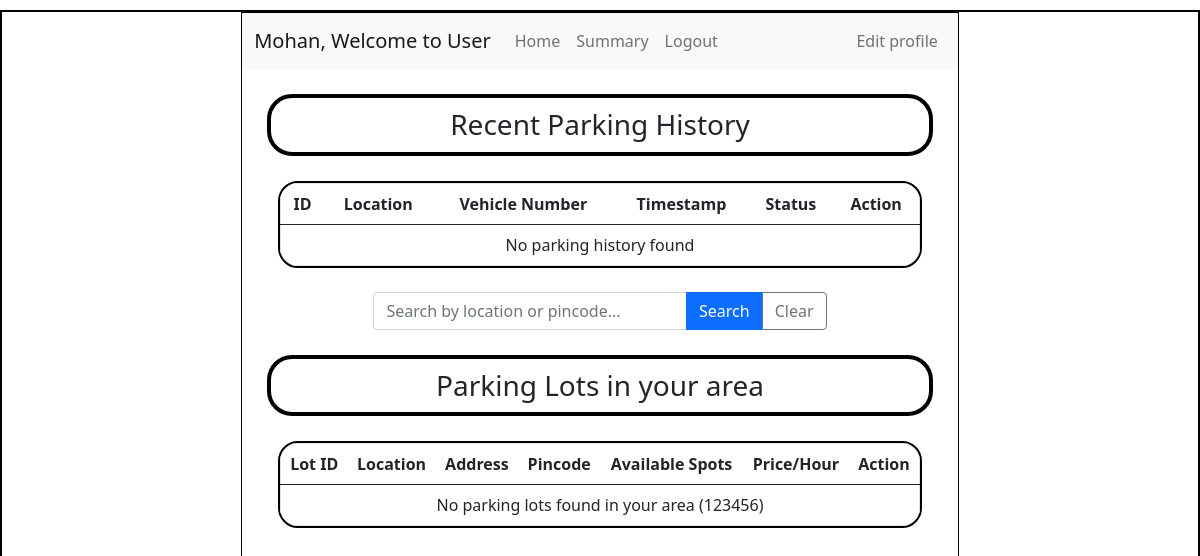
/user_dashboard/2, run on an earlier commit of the app's database.
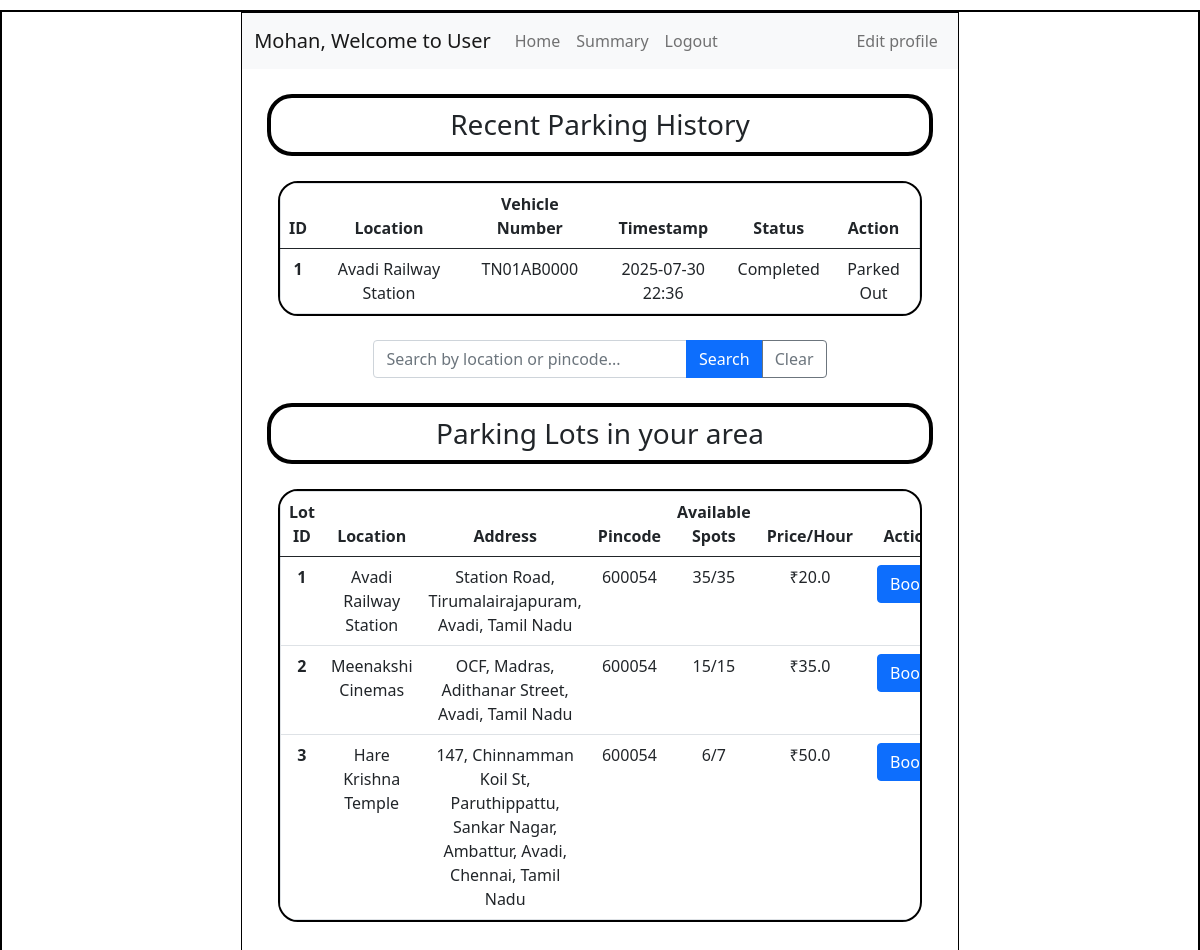
And on a later commit of the database.
### application/models.py (models this page shows)
class User(db.Model):
    id = db.Column(db.Integer, primary_key=True)
    first_name = db.Column(db.String(), nullable=False)
    last_name = db.Column(db.String(), nullable=False)
    email = db.Column(db.String(), unique=True, nullable=False)
    pwd = db.Column(db.String(), nullable=False)
    vehicle_reg = db.Column(db.String(), unique=True, nullable=False)
    address = db.Column(db.String(), nullable=False)
    pincode = db.Column(db.String(), nullable=False)
    phone_number = db.Column(db.String(), unique=True, nullable=False)
    gender = db.Column(db.String())
    age = db.Column(db.Integer)
    type = db.Column(db.String(), default='general')
    reservations = db.relationship('Reservation', backref='user')

class ParkingLot(db.Model):
    id = db.Column(db.Integer, primary_key=True)
    prime_location_name = db.Column(db.String(), nullable=False)
    price = db.Column(db.Float, nullable=False)
    address = db.Column(db.String(), nullable=False)
    pin_code = db.Column(db.String(), nullable=False)
    max_spots = db.Column(db.Integer, nullable=False)
    spots = db.relationship('ParkingSpot', backref='lot', cascade='all, delete-orphan')

class Reservation(db.Model):
    id = db.Column(db.Integer, primary_key=True)
    spot_id = db.Column(db.Integer, db.ForeignKey('parking_spot.id'), nullable=False)
    user_id = db.Column(db.Integer, db.ForeignKey('user.id'), nullable=False)
    parking_timestamp = db.Column(db.DateTime, nullable=False)
    leaving_timestamp = db.Column(db.DateTime, nullable=True)
    cost_per_unit_time = db.Column(db.Float, nullable=False)
    vehicle_num = db.Column(db.String(), nullable=False)

### application/controllers.py (the view, shortened to what this page needs)
@app.route("/user_dashboard/<int:user_id>")
def user_dashboard(user_id):
    this_user = User.query.filter_by(id=user_id).first()
    search_query = request.args.get('search_query', '').strip()
    if not search_query:
        parking_lots = ParkingLot.query.filter_by(pin_code=this_user.pincode).all()
        search_type = 'default'
    updated_lots = []
    for lot in parking_lots:
        available_count = ParkingSpot.query.filter_by(lot_id=lot.id, status='available').count()
        occupied_count = ParkingSpot.query.filter_by(lot_id=lot.id, status='occupied').count()
        updated_lots.append({
            'id': lot.id,
            'address': lot.address,
            'prime_location_name': lot.prime_location_name,
            'price': lot.price,
            'available_spots': available_count,
            'occupied_spots': occupied_count,
            'total_spots': lot.max_spots,
            'pin_code': lot.pin_code
        })
    user_reservations = Reservation.query.filter_by(user_id=user_id).order_by(Reservation.parking_timestamp.desc()).all()
    updated_reservations = []
    for reservation in user_reservations:
        spot = ParkingSpot.query.get(reservation.spot_id)
        lot = ParkingLot.query.get(spot.lot_id) if spot else None
        updated_reservations.append({
            'id': reservation.id,
            'location': lot.prime_location_name if lot else 'Unknown',
            'vehicle_number': reservation.vehicle_num,
            'timestamp': reservation.parking_timestamp.strftime('%Y-%m-%d %H:%M'),
            'status': 'Active' if not reservation.leaving_timestamp else 'Completed',
            'spot_id': reservation.spot_id,
            'lot_id': lot.id if lot else None
        })
    return render_template("user_dashboard.html", this_user=this_user, parking_lots=updated_lots, reservations=updated_reservations, search_query=search_query, search_type=search_type)

### templates/user_dashboard.html (shortened to what the changed rows need)
<!DOCTYPE html>
<html lang="en">
<head>
    <link rel="stylesheet" href="../static/style.css">
    <link href="https://cdn.jsdelivr.net/npm/bootstrap@5.0.2/dist/css/bootstrap.min.css" rel="stylesheet">
</head>
<body>
    <div id="main">
        <div id="canvas">
            <nav class="navbar navbar-expand-lg navbar-light bg-light">
                <div class="container-fluid">
                    <a class="navbar-brand" href="/user_dashboard/{{this_user.id}}">{{this_user.first_name}}, Welcome to User</a>
                    <ul class="navbar-nav me-auto mb-2 mb-lg-0">
                        <li class="nav-item">
                        </li>
                        <li class="nav-item">
                        </li>
                        <li class="nav-item">
                        </li>
                    </ul>
                    <ul class="navbar-nav ms-auto">
                        <li class="nav-item">
                        </li>
                    </ul>
                </div>
            </nav>
            <div id="content">
                <div id="table">
                    <table class="table border text-center">
                        <thead>
                            <tr>
                                <th scope="col">ID</th>
                                <th scope="col">Location</th>
                                <th scope="col">Vehicle Number</th>
                                <th scope="col">Timestamp</th>
                                <th scope="col">Status</th>
                                <th scope="col">Action</th>
                            </tr>
                        </thead>
                        <tbody>
                            {% if reservations %}
                                {% for reservation in reservations %}
                                <tr>
                                    <th scope="row">{{ reservation.id }}</th>
                                    <td>{{ reservation.location }}</td>
                                    <td>{{ reservation.vehicle_number }}</td>
                                    <td>{{ reservation.timestamp }}</td>
                                    <td>
                                        {% if reservation.status == 'Active' %}
                                            <a>Active</a>
                                        {% else %}
                                            <a>Completed</a>
                                        {% endif %}
                                    </td>
                                    <td class="text-center">
                                        {% if reservation.status == 'Active' %}
                                            <a href="/release-spot/{{ this_user.id }}/{{ reservation.id }}" class="btn btn-warning mx-2">Release</a>
                                        {% else %}
                                            <a>Parked Out</a>
                                        {% endif %}
                                    </td>
                                </tr>
                                {% endfor %}
                            {% else %}
                                <tr>
                                    <td colspan="6" class="text-center">No parking history found</td>
                                </tr>
                            {% endif %}
                        </tbody>
                    </table>
                </div>
                <div id="table">
                    <table class="table border text-center">
                        <thead>
                            <tr>
                                <th scope="col">Lot ID</th>
                                <th scope="col">Location</th>
                                <th scope="col">Address</th>
                                <th scope="col">Pincode</th>
                                <th scope="col">Available Spots</th>
                                <th scope="col">Price/Hour</th>
                                <th scope="col" class="text-center">Action</th>
                            </tr>
                        </thead>
                        <tbody>
                            {% if parking_lots %}
                                {% for lot in parking_lots %}
                                <tr>
                                    <th scope="row">{{ lot.id }}</th>
                                    <td>{{ lot.prime_location_name }}</td>
                                    <td>{{ lot.address }}</td>
                                    <td>{{ lot.pin_code }}</td>
                                    <td>
                                        {% if lot.available_spots > 0 %}
                                            <a>{{ lot.available_spots }}/{{ lot.total_spots }}</a>
                                        {% else %}
                                            <a>Occupied</a>
                                        {% endif %}
                                    </td>
                                    <td>₹{{ lot.price }}</td>
                                    <td class="text-center">
                                        {% if lot.available_spots > 0 %}
                                            <a href="/book-spot/{{ this_user.id }}/{{ lot.id }}" class="btn btn-primary mx-2">Book</a>
                                        {% else %}
                                            <button class="btn btn-secondary mx-2" disabled>Full</button>
                                        {% endif %}
                                    </td>
                                </tr>
                                {% endfor %}
                            {% else %}
                                <tr>
                                    <td colspan="7" class="text-center">
                                        {% if search_query %}
                                            No parking lots found for "{{ search_query }}"
                                        {% else %}
                                            No parking lots found in your area ({{ this_user.pincode }})
                                        {% endif %}
                                    </td>
                                </tr>
                            {% endif %}
                        </tbody>
                    </table>
                </div>
            </div>
        </div>
    </div>
</body>
</html>

What changed in the data, as far as the page shows it:
changed User "Mohan": pincode "123456" → (not shown)
now on this page (row edited): ParkingLot: location "Avadi Railway Station", id "1", prime_location_name "Avadi Railway Station", address "Station Road, Tirumalairajapuram, Avadi, Tamil Nadu", pin_code "600054", available_spots "35", total_spots "35", price "20.0"
now on this page (row edited): Reservation: vehicle_number "TN01AB0000"
added ParkingLot: id "2", prime_location_name "Meenakshi Cinemas", address "OCF, Madras, Adithanar Street, Avadi, Tamil Nadu", pin_code "600054", available_spots "15", total_spots "15", price "35.0"
added ParkingLot: id "3", prime_location_name "Hare Krishna Temple", address "147, Chinnamman Koil St, Paruthippattu, Sankar Nagar, Ambattur, Avadi, Chennai, Tamil Nadu", pin_code "600054", available_spots "6", total_spots "7", price "50.0"
Also different on the page:
new list line: "1 2025-07-30 22:36 Completed Parked Out"
text no longer shown: "No parking history found No parking lots found in your area ( )"
